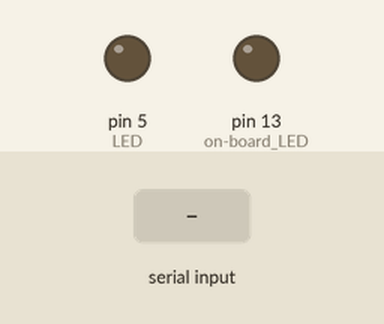
Bench run of a sketch on a simulated Arduino Uno, built with avr-gcc and run on an emulated ATmega328P. Shown: output pins drawn as LEDs (lit = HIGH). Inputs (shaded band) come from the test bench. What the sketch prints to the serial monitor is not drawn.

Above: at 1.2 s.
1.3 s: "R90\n" received over Serial
2.8 s: byte 84 ('T') received over Serial
At 3.4 s:
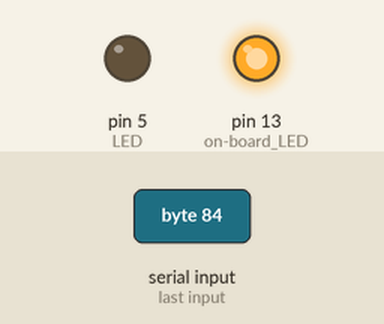
4.3 s: "1" received over Serial
At 4.6 s:
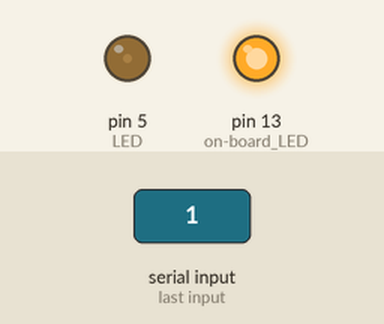
5.8 s: "3" received over Serial
At 6.9 s:
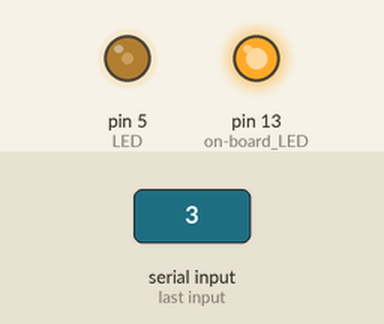
7.3 s: "5" received over Serial
At 8.1 s:
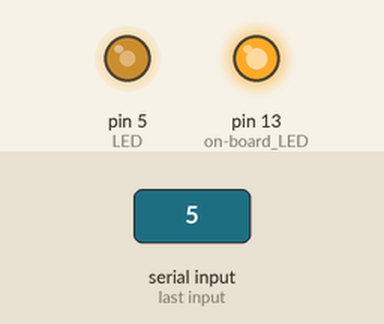
8.8 s: "7" received over Serial
At 9.2 s:
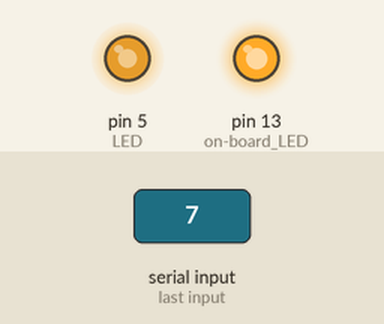
Timing chart, 0 to 11.3 s (numbered marks = the images above; inputs shaded):
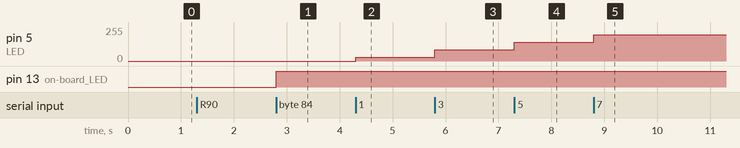

Measured:
- after the input at 2.8 s, pin 13 (on-board_LED): LOW → HIGH at once
- after the input at 4.3 s, pin 5 (LED): 0/255 → 28/255 at once
- after the input at 5.8 s, pin 5 (LED): 28/255 → 85/255 at once
- after the input at 7.3 s, pin 5 (LED): 85/255 → 142/255 at once
- after the input at 8.8 s, pin 5 (LED): 142/255 → 198/255 at once

The sketch:

ArduinoMatlab.ino
```cpp
// Written by Jeff Meunier for CSE1010

// You can probably understand this program quite well.
// Things you might not understand:
// - Variables work like they do in Matlab, except when you first create a
//   variable you must indicate its type: int, float, double, etc.
// - Constant values are defined like variables are, but using the const keyword.
//   In Matlab, you create a constant by having a function return it.
// - Functions may return only one value, and the type of the value must be specified
//   in the function header definition.
// - A function that does not return a value uses the return type specifier 'void'.
// - Arrays are declared and accessed using square brackets, not parentheses.

// The light sensor will be connected to analog input pin A5.
const int LIGHT_SENSOR = 5;

// The LED will be connected to digital pin labeled ~5. This pin will be
// used as an analog output pin. It uses a PWM frequency of 62.5KHz.
const int LED = 5;

// These are the brightness settings to be used for the digits 0 through 9.
// The values can be anywhere in the range 0 to 255, where 0 is off
// and 255 is fully on. Here I provide 10 evenly spaced values for your
// LED viewing enjoyment.
int settings[10] = {
  0, 28, 57, 85, 113, 142, 170, 198, 227, 255
};

// The setup function is called only:
// A) When the program is uploaded to the board.
// B) When the power is turned on.
// C) When the on-board reset button is pressed.
void setup()
{
  // Make sure all pins are put in high impedence state and that their
  // registers are set low before doing anything. This is not strictly
  // necessary, but it puts the board in a known and harmless state.
  for(int i=0; i<20; i++) // count from 0 to 19
  {
    pinMode(i, INPUT);
    digitalWrite(i, 0);
  }

  // Set the output modes of the specific pins that we will use.
  pinMode(13, OUTPUT); // on-board LED
  pinMode(LED, OUTPUT);
  pinMode(LIGHT_SENSOR, INPUT);

  // Set the serial port to communicate at 115200 bits per second.
  // This is the fastest a serial port can go.
  Serial.begin(115200);
}

// The loop function is called repeatedly after the setup function finishes.
// In other words, the loop function is called by the Arduino board in an
// unbounded loop. There is a loop inside the Arduino that looks like this:
//   while(true) { loop(); }
// So we have only to fill in the loop function.
void loop()
{
  // If there is a character available from the serial port, process it.
  // Otherwise skip over everything until the next iteration of the loop.
  if(Serial.available())
  {
    // read a character from the serial port
    int chr = Serial.read();
    // determine what character it is
    switch(chr)
    {
      // choose 1 of 10 light level settings
      case '0': // without a break statement, each of these cases falls through
      case '1':
      case '2':
      case '3':
      case '4':
      case '5':
      case '6':
      case '7':
      case '8':
      case '9':
      {
        // this changes the character '0' to '9' into a number 0 to 9
        int index = chr - '0';
        // get one of the light levels from the settings array
        // thus, '0' to '9' is converted into a pre-set level from 0 to 255
        int level = settings[index];
        // set the LED to that level
        analogWrite(LED, level);
        break; // skip over the remaining cases
      }

      // read the light sensor
      case 'R':
      case 'r':
      {
        // read the light sensor
        int level = analogRead(LIGHT_SENSOR);
        // send the light level value to the client (Matlab)
        // The light level is a 16-bit value, so send the first 8 bits as
        // a single byte, then send the second 8 bits.
        Serial.write(level >> 8);
        Serial.write(level & 0xFF);
        break;
      }

      // switch on the on-board LED
      case 'T': // true
      case 't':
      case 'Y': // yes
      case 'y':
      {
        digitalWrite(13, 1);
        break;
      }

      // switch off the on-board LED
      case 'F': // false
      case 'f':
      case 'N': // no
      case 'n':
      {
        digitalWrite(13, 0);
        break;
      }

    } // end switch
  } // end if
} // end function
```
